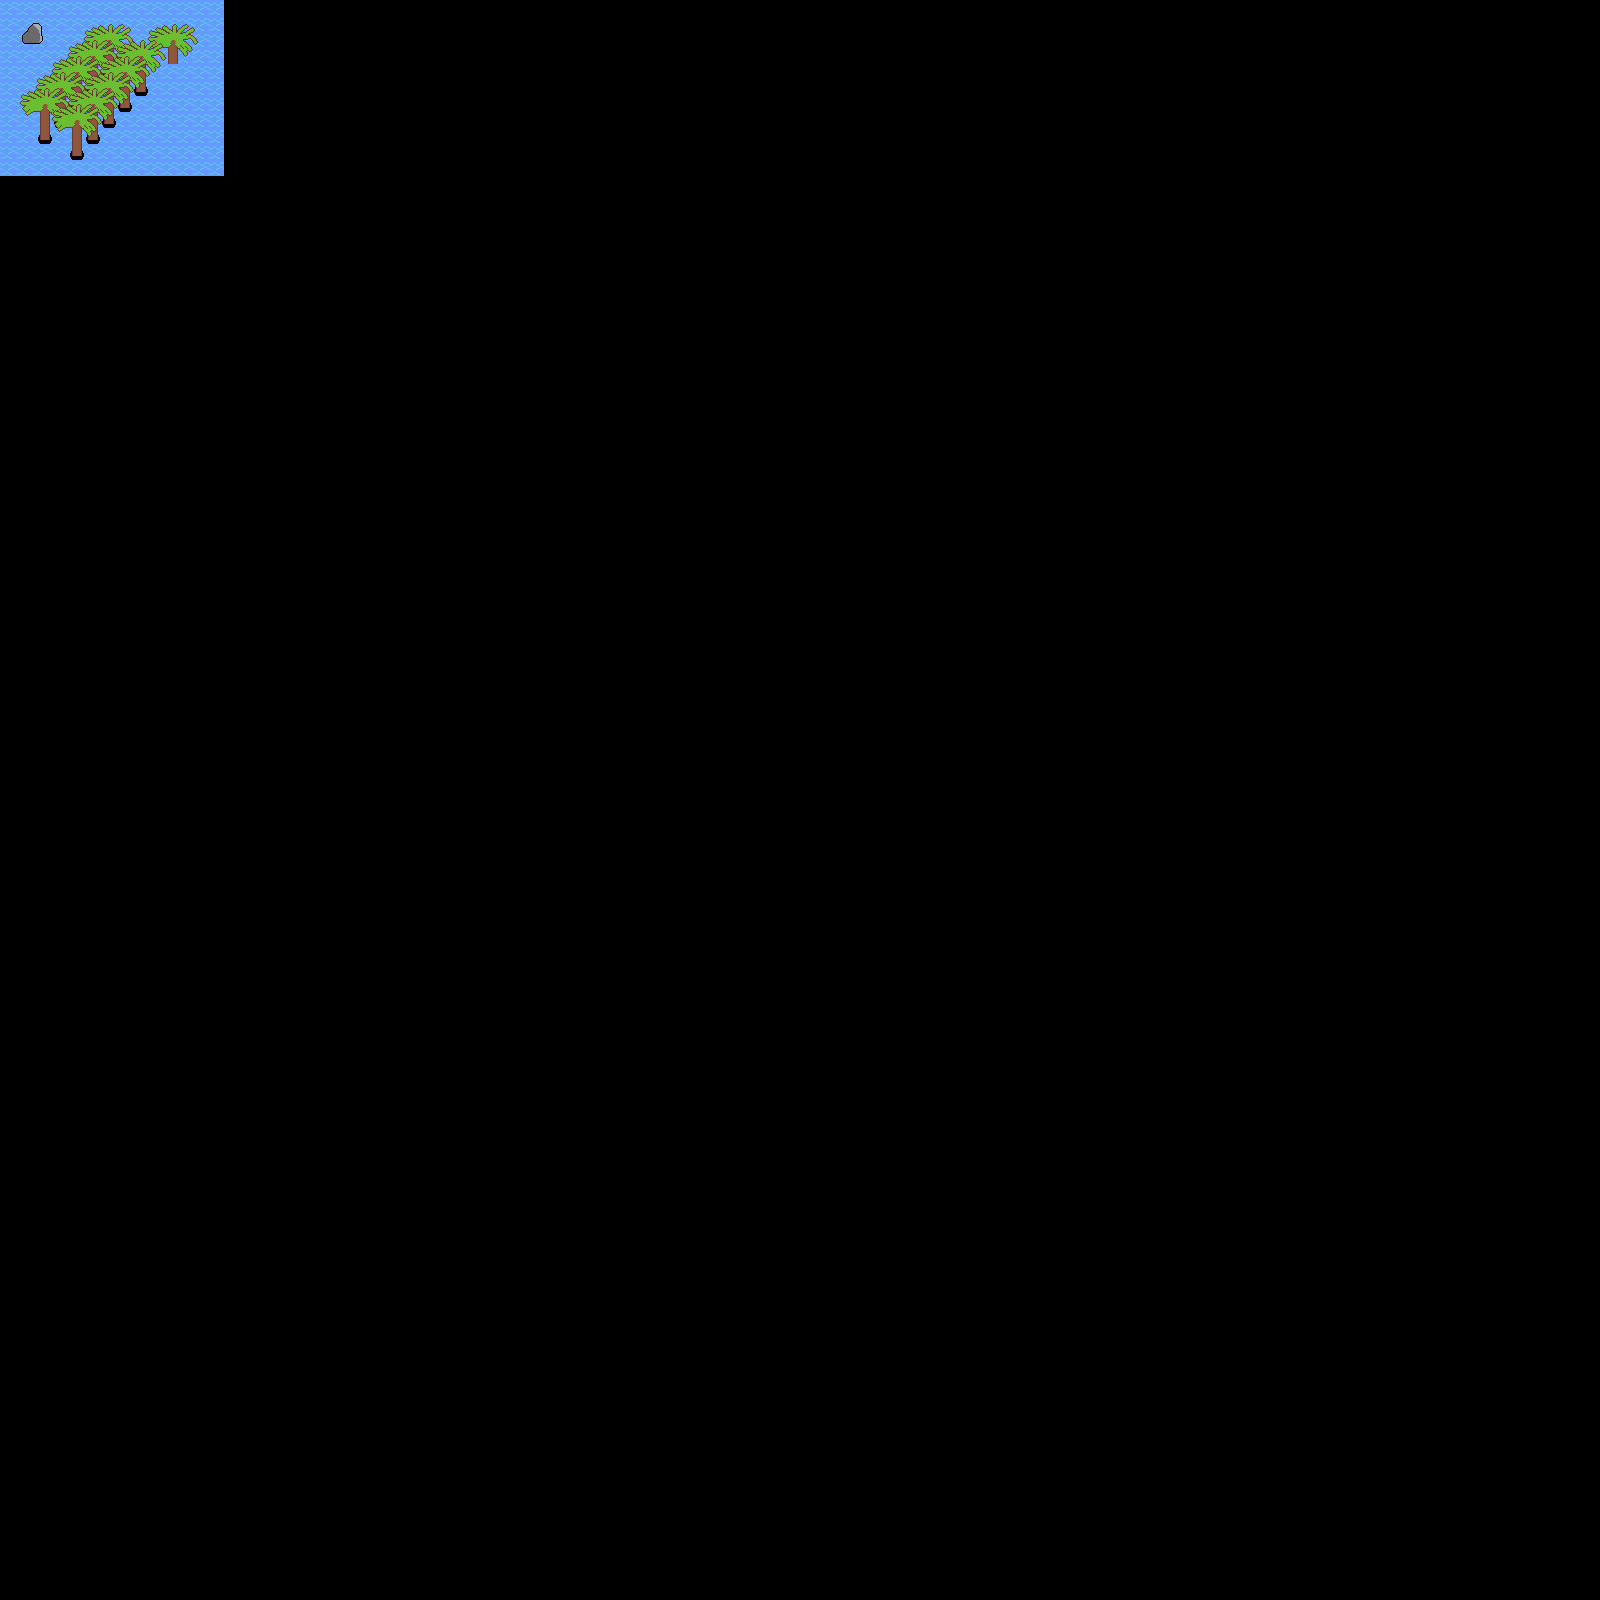

The image is a tile-based game level rendered from a .tmx file. Its description and source (layers, tilesets, objects; grid data summarised) follow:
An orthogonal 100x100 tile map with 16x16 px tiles, 2 tile layers (Tile Layer 1, Tile Layer 2).

<map version="1.5" tiledversion="1.7.2" orientation="orthogonal" renderorder="right-down" width="100" height="100" tilewidth="16" tileheight="16" infinite="0" nextlayerid="4" nextobjectid="1">
 <tileset firstgid="1" name="tiles" tilewidth="64" tileheight="64" tilecount="7" columns="0">
  <grid orientation="orthogonal" width="1" height="1" />
  <tile id="0">
   <image width="16" height="16" source="../tiles/dock_middle.png" />
  </tile>
  <tile id="1">
   <image width="16" height="16" source="../tiles/dock_right.png" />
  </tile>
  <tile id="2">
   <image width="16" height="16" source="../tiles/dock.png" />
  </tile>
  <tile id="4">
   <image width="32" height="32" source="../tiles/rock.png" />
  </tile>
  <tile id="5">
   <image width="64" height="64" source="../tiles/tree.png" />
  </tile>
  <tile id="6">
   <image width="16" height="16" source="../tiles/water.png" />
  </tile>
  <tile id="7">
   <image width="64" height="64" source="../tiles/test_tileset.png" />
  </tile>
 </tileset>
 <layer id="1" name="Tile Layer 1" width="100" height="100">
  <data>[10000 cells, 110 non-empty, 1 distinct tile ids]</data>
 </layer>
 <layer id="2" name="Tile Layer 2" width="100" height="100">
  <data>[10000 cells, 56 non-empty, 3 distinct tile ids]</data>
 </layer>
 <objectgroup id="3" name="Object Layer 1" />
</map>
